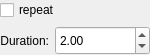
<?xml version="1.0" encoding="utf-8"?>
<ui version="4.0">
 <author>
    SPDX-FileCopyrightText: none
    SPDX-License-Identifier: GPL-3.0-or-later
  </author>
 <class>SensorTimeConfiguration</class>
 <widget class="QWidget" name="SensorTimeConfiguration">
  <property name="geometry">
   <rect>
    <x>0</x>
    <y>0</y>
    <width>150</width>
    <height>55</height>
   </rect>
  </property>
  <property name="sizePolicy">
   <sizepolicy hsizetype="Preferred" vsizetype="Preferred">
    <horstretch>0</horstretch>
    <verstretch>0</verstretch>
   </sizepolicy>
  </property>
  <layout class="QVBoxLayout">
   <property name="leftMargin">
    <number>0</number>
   </property>
   <property name="topMargin">
    <number>0</number>
   </property>
   <property name="rightMargin">
    <number>0</number>
   </property>
   <property name="bottomMargin">
    <number>0</number>
   </property>
   <item>
    <widget class="QCheckBox" name="checkBoxRepeat">
     <property name="text">
      <string>repeat</string>
     </property>
    </widget>
   </item>
   <item>
    <layout class="QHBoxLayout">
     <item>
      <widget class="QLabel" name="label_2">
       <property name="sizePolicy">
        <sizepolicy hsizetype="Minimum" vsizetype="Preferred">
         <horstretch>0</horstretch>
         <verstretch>0</verstretch>
        </sizepolicy>
       </property>
       <property name="text">
        <string>Duration:</string>
       </property>
       <property name="alignment">
        <set>Qt::AlignRight|Qt::AlignTrailing|Qt::AlignVCenter</set>
       </property>
      </widget>
     </item>
     <item>
      <widget class="KisDoubleSliderSpinBox" name="spinBoxDuration" native="true">
       <property name="sizePolicy">
        <sizepolicy hsizetype="MinimumExpanding" vsizetype="Preferred">
         <horstretch>0</horstretch>
         <verstretch>0</verstretch>
        </sizepolicy>
       </property>
       <property name="minimum" stdset="0">
        <number>0</number>
       </property>
       <property name="maximum" stdset="0">
        <number>10</number>
       </property>
       <property name="value" stdset="0">
        <number>2</number>
       </property>
      </widget>
     </item>
    </layout>
   </item>
  </layout>
 </widget>
 <customwidgets>
  <customwidget>
   <class>KisDoubleSliderSpinBox</class>
   <extends>QDoubleSpinBox</extends>
   <header>kis_slider_spin_box.h</header>
   <container>1</container>
  </customwidget>
 </customwidgets>
 <resources/>
 <connections/>
</ui>
